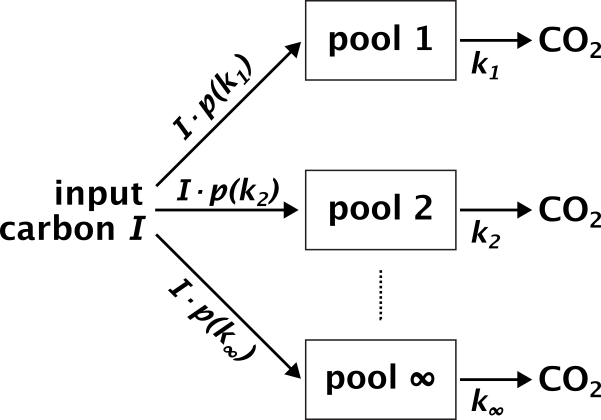
#> input picture graphics/parallel_continuum_model.png, 601 x 420 px, found by its file name
$ python fig1.py
#> lines starting #> are read from the running program, lines starting #| are printed output that depends on the picture
### soil_diskin/continuum_models.py
import numpy as np

from scipy.integrate import quad
from scipy.special import exp1, gamma, gammaincc, log_ndtr, gammainc, kve
from scipy.stats import norm
from soil_diskin.constants import LAMBDA_14C, GAMMA
from soil_diskin.radiocarbon_utils import default_atmosphere
from functools import lru_cache
from tqdm import tqdm


# [7 lines left out: function expint, not called in this run]


@lru_cache(maxsize=8)
def _leggauss(n_nodes):
    """Cached Gauss-Legendre nodes and weights on [-1, 1]."""
    return np.polynomial.legendre.leggauss(n_nodes)


# TODO: PowerLawDisKin is poorly named, the variant with t^{-alpha} is also power laws.

class AbstractDiskinModel:
    """Abstract base class defining the interface for DisKin models.

    Note that the name DisKin refers to "disordered kinetics" models
    that desribe decay rate distributions. The power law models are
    somewhat distinct, as they describe variation with age, rather
    than static disorder as in the lognormal model. We have
    kept the name nonetheless.

    Contract for concrete subclasses (checked by tests/test_model_contract.py):
      * T and A: analytic steady-state transit time and mean age
      * params_valid()
      * s(t): survival function, s(0) = 1, accepting scalars and arrays
      * cdfA(t): CDF of the steady-state age distribution pA = s/T
    Radiocarbon comes from calc_radiocarbon_ratio_ss(). By default it integrates
    pA against the atmosphere over age. A model defined by a rate distribution
    p(k), with s(t) its Laplace transform, may instead define
    log_rate_density(u), the density of u = ln k; the ratio is then computed
    in rate space, which is faster and accurate for broad distributions.
    """

    # Optional: density of u = ln k, for models defined by a rate distribution.
    log_rate_density = None

    def __init__(self, atm=None):
        """Initialize the model.

        Args:
            atm: AtmC14, optional
                The atmospheric 14C record. If None, the project's default
                record is loaded on first use, so construction reads no files.
        """
        self.atm = atm

        # These should be calculated by subclasses
        self.T = None  # mean transit time at steady-state
        self.A = None  # mean age at steady-state

    # [6 lines left out: function atm, not called in this run]

    @atm.setter
    def atm(self, atm):
        self._atm = atm

    def params_valid(self):
        """Returns True if the parameters are valid, False otherwise."""
        raise NotImplementedError("Subclasses must implement this method.")

    # [166 lines left out: functions s, pA, cdfA, mean_age_integrand, transit_time_integrand, calc_mean_age and 4 more, not called in this run]


class GeneralPowerLawDisKin(AbstractDiskinModel):
    """A model where rates of decay are proportional to alpha/t between two bounding timescales.

    The decay rate at age t is alpha/(t_min + t) + 1/t_max, i.e. ~alpha/t for t_min << t << t_max.

    The model itself is well defined for any alpha > 0: the survival function
    s(t) = exp(-t/t_max) (t_min/(t_min + t))^alpha is the Laplace transform of a
    Gamma(alpha, scale=1/t_min) rate distribution shifted to start at k = 1/t_max,
    and T and A are finite for all alpha > 0. This class nonetheless requires
    alpha < 1 because T, A and cdfA are computed with the expint helper, whose
    E_n(x) = x^(n-1) Gamma(1-n, x) uses scipy's gammaincc(1-n, x) and so needs
    1 - n > 0. At alpha >= 1 it returns NaN. Lifting the restriction only needs
    expint to handle n >= 1, e.g. via E_{n+1}(x) = (exp(-x) - x E_n(x))/n.
    Meanwhile, alpha = 1 is available as PowerLawDisKin.
    """
    # [84 lines left out: functions __init__, params_valid, s, impulse, not called in this run]

    def cdfA(self, a):
        """Calculate the cumulative distribution function of the age distribution."""
        return 1 - (self.t_min / (self.t_min + a)) ** (self.alpha - 1) * expint(self.alpha, (self.t_min + a) / self.t_max) / expint(self.alpha, self.tratio)


class SoftCutoffPowerLawDisKin(AbstractDiskinModel):
    """A power law in rate space with soft (exponential) cutoffs at both ends.

    With k_min = 1/t_max and k_max = 1/t_min, the rate distribution is a power
    law multiplied by a soft cutoff at each end,
        p(k) = powerLaw(k) * fastCutoff(k) * slowCutoff(k) / Z
        powerLaw(k)   = k^(alpha - 1)
        fastCutoff(k) = exp(-k / k_max)
        slowCutoff(k) = exp(-k_min / k)
        Z = 2 (k_min k_max)^(alpha/2) K_alpha(2 sqrt(k_min / k_max))
    where K_alpha is the modified Bessel function of the second kind. This is
    a generalized inverse Gaussian (GIG) distribution.

    The survival function is the Laplace transform of p(k),
        s(t) = (1 + k_max t)^(-alpha/2) K_alpha(2 sqrt(k_min (1/k_max + t))) / K_alpha(2 sqrt(k_min/k_max))

    Writing z = 2 sqrt(t_min / t_max), the moments are
        T = E[1/k] = sqrt(t_min t_max) K_{alpha-1}(z) / K_alpha(z)
        A = E[1/k^2] / E[1/k] = sqrt(t_min t_max) K_{alpha-2}(z) / K_{alpha-1}(z)

    Expressions follow Mathematica/extended_power_law.nb. Bessel functions are
    evaluated with the exponentially scaled kve for numerical stability at
    large arguments.
    """
    # [41 lines left out: functions __init__, params_valid, not called in this run]

    def _x(self, t):
        """Bessel argument 2 sqrt((t_min + t) / t_max) at age t."""
        return 2 * np.sqrt((self.t_min + t) / self.t_max)

    # [27 lines left out: functions s, cdfA, not called in this run]


class PowerLawDisKin(AbstractDiskinModel):
    """A model where rates of decay are proportional to 1/t between two bounding timescales.

    We call these bounding timescales t_min and t_max.
    """

    # [90 lines left out: functions __init__, params_valid, s, run_simulation, radiocarbon_age_integrand, not called in this run]

    def mean_transit_time_integrand(self, a):
        return self.t_min * np.exp(-a/self.t_max) / (self.t_min + a)

    # [30 lines left out: functions pA, impulse, cdfA, not called in this run]


class LogUniformDisKin(AbstractDiskinModel):
    """A model with decay rates uniformly distributed in log space.

    The rate density is ``p(k) = 1 / (k log(k_max / k_min))`` between
    ``k_min`` and ``k_max``. ``log_width`` is ``log(k_max / k_min)``;
    representing the width directly keeps very broad spectra numerically
    tractable. All rates are in inverse years.
    """

    # [20 lines left out: functions __init__, params_valid, not called in this run]

    @staticmethod
    def _return_scalar_if_scalar(value, original):
        return float(value) if np.ndim(original) == 0 else value

    # [34 lines left out: functions _rate_age, s, cdfA, not called in this run]


_INV_SQRT_2PI = 1.0 / np.sqrt(2.0 * np.pi)


class LognormalDisKin(AbstractDiskinModel):
    """A model where the rate distribution is lognormal: ln k ~ N(mu, sigma).

    Carbon enters at rate I and each parcel is assigned, once, a first-order
    decay rate k with ln k ~ N(mu, sigma). Equivalently, the soil is a
    continuum of independent pools, one per k, each receiving the fraction
    p(k) dk of the input. A pool with rate k holds I p(k)/k at steady state, so
    slow pools dominate the stock even when they receive little of the input.

    The turnover time and mean age fix (mu, sigma):
        T = E[1/k] = exp(-mu + sigma^2/2),  A = T exp(sigma^2),
    so sigma^2 = ln(A/T) and mu = sigma^2/2 - ln T (from_age_and_transit_time).

    s(t) is integrated over ln k, and radiocarbon is computed from the rate
    distribution (see AbstractDiskinModel).
    """

    def __init__(self, mu, sigma, atm=None, n_nodes=2000):
        """
        Args:
        mu: float
            The mean of ln k, with k in yr^-1.
        sigma: float
            The standard deviation of ln k.
        atm: AtmC14, optional
            The atmospheric 14C record. If None, uses the project default.
        n_nodes: int
            Gauss-Legendre nodes for the survival-function integral.
        """
        super().__init__(atm=atm)

        self.mu = mu
        self.sigma = sigma
        self.n_nodes = n_nodes

        # steady-state transit time and mean age
        self.T = np.exp(-self.mu + ((self.sigma**2) / 2))
        # mean age at steady-state
        self.A = self.T * np.exp(self.sigma**2)

    # [24 lines left out: function from_age_and_transit_time, not called in this run]

    def params_valid(self):
        """Returns True if the parameters are valid, False otherwise."""
        return bool(np.isfinite(self.mu) and self.sigma > 0)

    def log_rate_density(self, u):
        """Density of u = ln k."""
        return norm.pdf(u, loc=self.mu, scale=self.sigma)

    def s(self, t):
        """The survival function at age t (scalar or array).

        With u = ln k, the survival function is the Laplace transform

            s(t) = integral of phi(u; mu, sigma) exp(-e^u t) du,

        evaluated with a fixed Gauss-Legendre rule. The limits run from
        mu - sigma^2 - 10 sigma to mu + 10 sigma: the steady-state stock weights
        rates by 1/k, which shifts its log-rate distribution down by sigma^2,
        so s at long ages depends on rates far below the input distribution's bulk.
        """
        t_arr = np.asarray(t, dtype=float)
        x, w = _leggauss(self.n_nodes)

        # map nodes from [-1, 1] to [u_lo, u_hi]
        u_lo = self.mu - self.sigma**2 - 10 * self.sigma
        u_hi = self.mu + 10 * self.sigma
        half_width = 0.5 * (u_hi - u_lo)
        u = u_lo + half_width * (x + 1)
        weights = half_width * w * norm.pdf(u, loc=self.mu, scale=self.sigma)

        # rows index t, columns index u. Sum explicitly rather than use
        # matmul, which raises spurious FP warnings with macOS Accelerate.
        decay = np.exp(-np.exp(u) * t_arr.reshape(-1, 1))
        result = (decay * weights).sum(axis=1).reshape(t_arr.shape)
        return float(result) if t_arr.ndim == 0 else result

    def stock_younger_than(self, t, rtol=1e-10):
        """Steady-state carbon younger than age t, per unit input (scalar or array).

        This is also the stock C(t) of a pool started empty at t = 0 and fed a
        constant unit input: the pool with rate k fills toward 1/k as
        (1 - exp(-k t)) / k, so summing over the continuum of pools,
            C(t) = integral of p(k) (1 - exp(-k t)) / k dk.
        All carbon younger than t in the steady-state soil entered within the
        last t years, exactly as in the pool started empty. C(0) = 0 and
        C(t) -> T as t -> infinity, so C(t) / T is the age CDF (cdfA).

        The integral is over u = ln k, with -expm1 for accuracy when k t is
        small. The 1/k weighting centres the stock on mu - sigma^2, so the lower
        limit is mu - sigma^2 - 10 sigma. Each t is a separate adaptive
        quadrature at rtol: accurate, but slow for long grids.
        """
        t_arr = np.asarray(t, dtype=float)
        mu, sigma = self.mu, self.sigma
        u_lo = mu - sigma * sigma - 10.0 * sigma
        u_hi = mu + 10.0 * sigma
        inv_sigma = 1.0 / sigma

        def integrand(u, age):
            # p(u) * (1/k) * (1 - exp(-k age)) with k = e^u.
            z = (u - mu) * inv_sigma
            phi = _INV_SQRT_2PI * np.exp(-0.5 * z * z) * inv_sigma
            return np.exp(-u) * phi * (-np.expm1(-np.exp(u) * age))

        result = np.array([quad(integrand, u_lo, u_hi, args=(age,), epsrel=rtol, limit=200)[0]
                           for age in t_arr.ravel()]).reshape(t_arr.shape)
        return float(result) if t_arr.ndim == 0 else result

    def cdfA(self, t):
        """Steady-state age CDF: the fraction of the stock younger than t (scalar or array).

        Its value at a labeling duration is the predicted fraction of new carbon.
        """
        return self.stock_younger_than(t) / self.T


class WeibullDisKin(AbstractDiskinModel):
    """The Feng (2009) "hockey stick" survival model.

    The survival function is a stretched exponential (Weibull form)

        s(tau) = exp( -(k * tau)^alpha )

    with a rate-scale parameter ``k`` (yr^-1) and a shape parameter
    ``alpha``. This is the H function of Feng (2009), "Fundamental
    Considerations of Soil Organic Carbon Dynamics", Soil Science 174(9).
    The paper writes it as exp(-(k*tau)^alpha); for alpha < 1 the curve has
    the characteristic sharp initial drop and very long tail of SOC
    decomposition. alpha = 1 recovers first-order (exponential) kinetics.

    Steady-state relationships (derived in the accompanying markdown):

        T  = Gamma(1 + 1/alpha) / k                       (mean transit time)
        A  = Gamma(1 + 2/alpha) / (2 k Gamma(1 + 1/alpha)) (mean age)
        A/T = Gamma(1 + 2/alpha) / (2 Gamma(1 + 1/alpha)^2)

    Note that A/T depends only on alpha (it is Feng's stabilization
    coefficient beta = Ta/MRT0), while k sets the overall timescale. The
    age-distribution CDF has the closed form

        cdfA(t) = P(1/alpha, (k t)^alpha)

    where P is the regularized lower incomplete gamma function
    (scipy.special.gammainc).
    """

    # [34 lines left out: functions __init__, params_valid, not called in this run]

    def s(self, t):
        """The survival function s(tau) = exp(-(k*tau)^alpha)."""
        return np.exp(-np.power(self.k * t, self.alpha))

    # [5 lines left out: function cdfA, not called in this run]

### soil_diskin/constants.py
import os
import pandas as pd
import sympy

from os import path

# Description: Constants used in the notebooks

CWD = os.getcwd()

# Kinetic constant associated with radiocarbon decay
LAMBDA_14C = 1/8267.0 # per year units

# Seconds in a day and days in a year for time conversions
SECS_PER_DAY = 86400
DAYS_PER_YEAR = 365
T_MELT = 273.15  # Kelvin at which water melts

C14_DATA_PATH = path.join(CWD, 'data/14C_atm_annot.csv')
# Preserve the public data/interpolator names, loading only on first access.
# Importing model classes with a caller-supplied atmosphere needs no local CSV.
# INTERP_R_14C is the default atmosphere's lookup, radiocarbon_utils.AtmC14.R.
C14_DATA: pd.DataFrame
INTERP_R_14C: callable
__all__ = ['CWD', 'LAMBDA_14C', 'SECS_PER_DAY', 'DAYS_PER_YEAR', 'T_MELT',
           'C14_DATA_PATH', 'C14_DATA', 'INTERP_R_14C', 'GAMMA']


def __getattr__(name):
    if name not in ('C14_DATA', 'INTERP_R_14C'):
        raise AttributeError(f'module {__name__!r} has no attribute {name!r}')
    if name == 'C14_DATA':
        globals()['C14_DATA'] = pd.read_csv(C14_DATA_PATH)
    else:
        from soil_diskin.radiocarbon_utils import default_atmosphere
        globals()['INTERP_R_14C'] = default_atmosphere().R
    return globals()[name]


# SymPy Euler-Mascheroni constant for use in the model
GAMMA = float(sympy.EulerGamma.evalf())

### notebooks/viz.py
import matplotlib.pyplot as plt
from mpl_toolkits.axes_grid1 import make_axes_locatable
from matplotlib.offsetbox import AnchoredText

AX_FACECOLOR = '#E3DCD0'

# Style and useful function definitions.
# [45 lines left out: functions titlebox, ylabelbox, not called in this run]

def color_palette():
    """
    Returns a dictionary of the PBOC color palette
    """
    return {'green': '#7AA974', 'light_green': '#BFD598',
            'pale_green': '#DCECCB', 'yellow': '#EAC264',
            'light_yellow': '#F3DAA9', 'pale_yellow': '#FFEDCE',
            'blue': '#738FC1', 'light_blue': '#A9BFE3',
            'pale_blue': '#C9D7EE', 'red': '#D56C55', 'light_red': '#E8B19D',
            'pale_red': '#F1D4C9', 'purple': '#AB85AC',
            'orange': '#f97306', 'dark_orange': '#c65102',
            'light_purple': '#D4C2D9', 'dark_green':'#7E9D90', 'dark_brown':'#905426',
            'dark_blue': '#535D87', 'dark_grey': '#363737', 'light_grey': '#D3D3D3',
            'dark_purple': '#887191'}

### notebooks/fig1.py
import numpy as np
import matplotlib.pyplot as plt

from soil_diskin.continuum_models import LognormalDisKin
from scipy.stats import norm

import viz

"""
Makes figure 1: Schematic of continuum model structure and age dist.

Intended to be run from the project root directory.
"""

# use the style file
plt.style.use('notebooks/style.mpl')


def plot_ss_age_distribution(ax, my_model, max_t, color):
    """Plot the CDF age distribution at steady state.

    Args:
        ax: matplotlib axis to plot on
        my_model: the continuum model to use
        max_t: the maximum time to plot
        color: the color to use for the plot
    """
    ages = np.logspace(-1, np.log10(max_t), 1000)
    ax.semilogx(ages, my_model.cdfA(ages), color=color, lw=1.5)

# %%
# Plot figure 1
if __name__ == "__main__":
    print("Plotting figure 1...")
    colors = viz.color_palette()
    mosaic = 'ABCD'
    fig, axs = plt.subplot_mosaic(mosaic, layout='constrained',
                                  figsize=(7.24, 1.7), dpi=300)
    fig.get_layout_engine().set(hspace=0.1, wspace=0.1)

    # typical values based on fig. S2
    mu = 1
    sigma = 2.5
    focal_model = LognormalDisKin(mu=mu, sigma=sigma)
    models = [
        LognormalDisKin(mu=-1, sigma=2.5),
        LognormalDisKin(mu=1, sigma=1.5),
        focal_model, # mu=1, sigma=2.5
    ]
    model_color_order = [colors[x] for x in ['purple', 'dark_brown', 'dark_grey']]

    # Panel A -- schematic of the parallel continuum model structure
    ax = axs['A']
    ax.set_axis_off()
    ax.set_title(r'parallel continuum model')
    # draw the diagram in an inset that extends past the axes so it can
    # use the space below the title and next to the panel label
    diagram_ax = ax.inset_axes([-0.25, -0.15, 1.25, 1.3])
    diagram = plt.imread('graphics/parallel_continuum_model.png')
#> diagram is the input picture: shape (420, 601, 4) float32; mean R, G, B, A 0.944, 0.944, 0.944, 1
    diagram_ax.imshow(diagram, interpolation='antialiased')
    diagram_ax.set_axis_off()

    # Panel B -- lognormal continuum of inputs
    ax = axs['B']
    # Each input pulse is associated with a lognormal distribution of decay rates such
    # that the amount of material with rate constant k = lognormal(k; mu, sigma) dk.
    # Since we plot against ln k, we plot the density of ln k, which is the
    # underlying normal(ln k; mu, sigma) and integrates to 1 over ln k.
    # Each k bin decays exponentially with time t as exp(-k*t).
    # Span the focal model's 1e-9 and 1 - 1e-9 quantiles of ln k.
    z = norm.isf(1e-9)
    ln_k_bins = np.linspace(mu - z * sigma, mu + z * sigma, 10000)
    k_bins = np.exp(ln_k_bins)
    initial_distributions = [norm.pdf(ln_k_bins, loc=my_model.mu, scale=my_model.sigma) for my_model in models]

    for i, my_model in enumerate(models):
        ax.semilogx(k_bins, initial_distributions[i], color=model_color_order[i],
                    lw=1.5, label=f'$\\mu={my_model.mu}$, $\\sigma={my_model.sigma}$')

    ax.set_xlabel(r'$k$ (yr$^{-1}$)')
    ax.set_ylabel(r'density')
    ax.set_title(r'a continuum of inputs')
    #ax.legend(loc='upper right', fontsize=5, frameon=False, handlelength=0.8, handletextpad=0.3)

    # Panel C -- survival function for different mu / sigma
    ax = axs['C']
    ages2plot = np.arange(0, 100, 0.1) # finer age steps

    for i, my_model in enumerate(models):
        color = model_color_order[i]
        ax.plot(ages2plot, my_model.s(ages2plot),
                color=color, lw=1.5,
                label=f'$\\mu={my_model.mu}$, $\\sigma={my_model.sigma}$')
    ax.set_xlim(0, 20)
    ax.set_ylim(0, 1.1)
    ax.set_ylabel(r'fraction remaining, $s(\tau)$')
    ax.set_yticks([0, 0.5, 1.0], ['0', '0.5', '1.0'])
    ax.set_xlabel(r'age $\tau$ (yr)')
    ax.set_title(r'survival function, s($\tau$)')
    ax.legend(loc='upper right', fontsize=5, framealpha=0.8, handlelength=0.8, handletextpad=0.3)

    # Panel D -- CDF of age distribution at steady state for the models above
    ax = axs['D']
    for i, my_model in enumerate(models):
        plot_ss_age_distribution(ax, my_model, max_t=1e5, color=model_color_order[i])
    ax.set_title(r'steady-state SOC age dist.')
    ax.set_ylabel('cumulative fraction')
    ax.set_yticks([0, 0.5, 1.0], ['0', '0.5', '1.0'])
    ax.set_xlabel(r'age $\tau$ (yr)')
    ax.set_xlim(1e-1, 1e5)

    # Label the subplots A-D
    for label in 'ABCD':
        axs[label].text(
            -0.3, 1.1, label, transform=axs[label].transAxes,
            fontsize=7, va='top', ha='left')

    plt.savefig('figures/fig1.png', dpi=300)
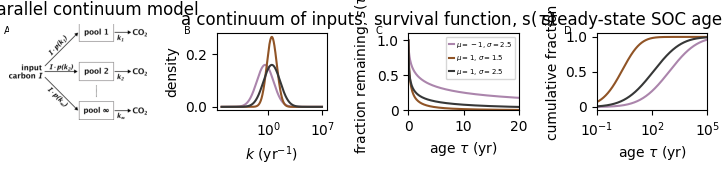
#> figure drawn by matplotlib, 3 panels; panel 1: curve peaks at x = 0.368, y = 0.16; panel 1: curve peaks at x = 2.71, y = 0.266; panel 1: curve peaks at x = 2.71, y = 0.16; panel 2: curve peaks at x = 0, y = 1
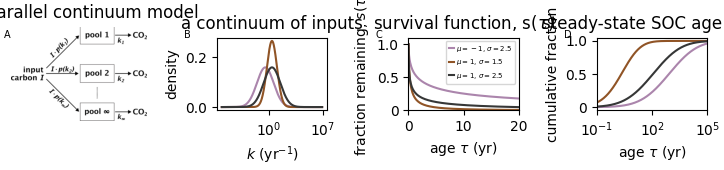
#> figure drawn by matplotlib, 3 panels; panel 1: curve peaks at x = 0.368, y = 0.16; panel 1: curve peaks at x = 2.71, y = 0.266; panel 1: curve peaks at x = 2.71, y = 0.16; panel 2: curve peaks at x = 0, y = 1

$ run again, with graphics/soil_measurements.png copied over graphics/parallel_continuum_model.png
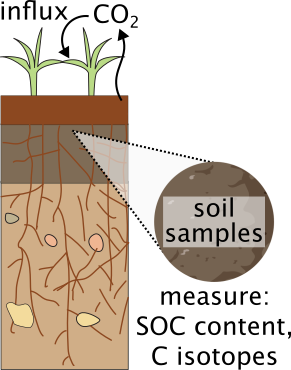
#> input picture graphics/soil_measurements.png, 291 x 370 px, found by its file name
#> diagram is the input picture: shape (370, 291, 4) float32; mean R, G, B, A 0.819, 0.769, 0.717, 1
#> `plt.savefig('figures/fig1.png', dpi=300)`:
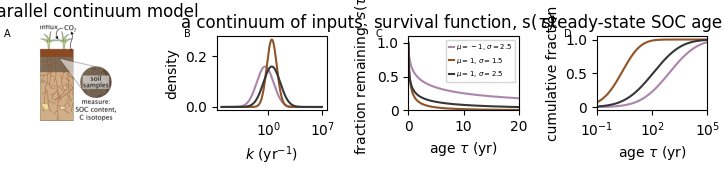
#> figure drawn by matplotlib, 3 panels; panel 1: curve peaks at x = 0.368, y = 0.16; panel 1: curve peaks at x = 2.71, y = 0.266; panel 1: curve peaks at x = 2.71, y = 0.16; panel 2: curve peaks at x = 0, y = 1
#> `plt.savefig('figures/fig1.png', dpi=300)`:
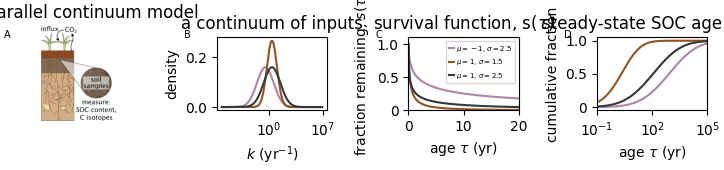
#> figure drawn by matplotlib, 3 panels; panel 1: curve peaks at x = 0.368, y = 0.16; panel 1: curve peaks at x = 2.71, y = 0.266; panel 1: curve peaks at x = 2.71, y = 0.16; panel 2: curve peaks at x = 0, y = 1
